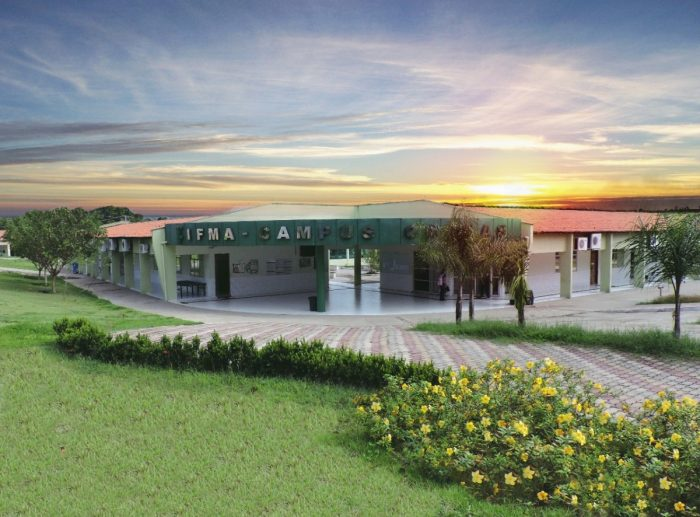
#> input picture images/ifma-caxias.jpg, 700 x 517 px
$ python restore.py
#> lines starting #> are read from the running program, lines starting #| are printed output that depends on the picture; after the words box and inside, x2 and y2 are one past the last pixel; in counts of white or black regions, pixels touching at a corner belong together; pictures that were not available may be replaced by others from this repository, and a replacement may not be noted
import cv2

back = cv2.imread('../images/ifma-caxias.jpg')
#> back is the input picture: shape (517, 700, 3); mean B, G, R 122.3, 142.2, 134.9
fore = cv2.imread('../images/logo-if.jpg')
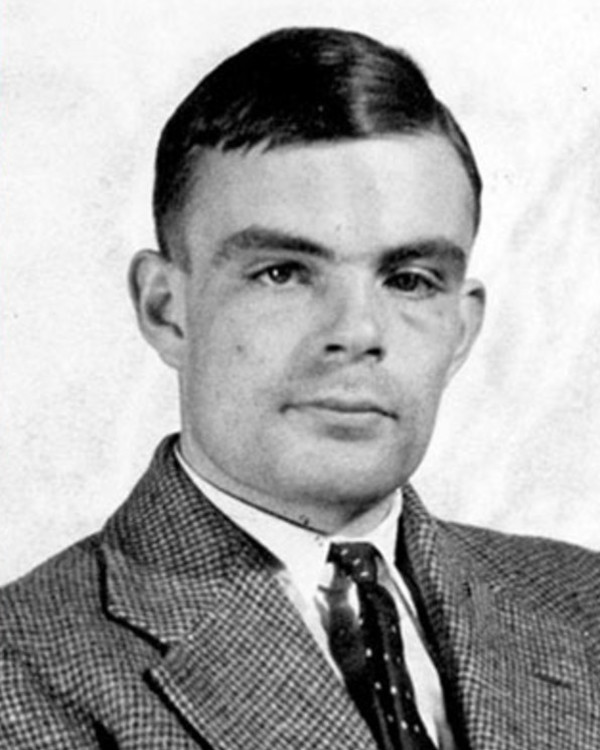
#> input picture images/face.jpg, 600 x 750 px, given in place of logo-if.jpg, which was not available
#> fore is the input picture: shape (750, 600, 3); mean B, G, R 168.1, 168.1, 168.1

fore = cv2.resize(fore, (200,100), interpolation=cv2.INTER_AREA)
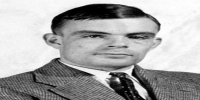
#> fore: shape (100, 200, 3); mean B, G, R 168.1, 168.1, 168.1

rows, cols, channels = fore.shape
#> rows = 100; cols = 200; channels = 3
interesse = back[0:rows, 0:cols]
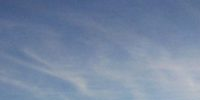
#> interesse: shape (100, 200, 3); mean B, G, R 163.3, 135.7, 117.7
fore_gray = cv2.cvtColor(fore, cv2.COLOR_BGR2GRAY)
ret, mask_inv = cv2.threshold(fore_gray, 125, 255, cv2.THRESH_BINARY)
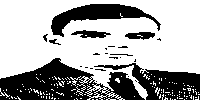
#> mask_inv: shape (100, 200); 66.1% white; 26 black regions (18 under 20 px), largest, box (x1, y1, x2, y2) and area: (0, 58, 145, 100) 3247, (94, 63, 200, 100) 1647, (51, 4, 161, 37) 1363
mask = cv2.bitwise_not(mask_inv)
background = cv2.bitwise_and(interesse, interesse, mask = mask_inv)
foreground = cv2.bitwise_and(fore, fore, mask = mask)
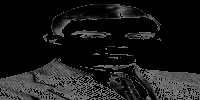
#> foreground: shape (100, 200, 3); mean B, G, R 25.2, 25.2, 25.2
output = cv2.add(background, foreground)
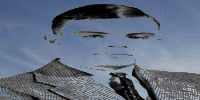
#> output: shape (100, 200, 3); mean B, G, R 130.8, 111.4, 99.4
back [0:rows, 0:cols ] = output

telea = cv2.inpaint(output, mask, 3, cv2.INPAINT_TELEA)
ns = cv2.inpaint(output, mask, 3, cv2.INPAINT_NS)
back[0:rows, 0:cols ] = telea
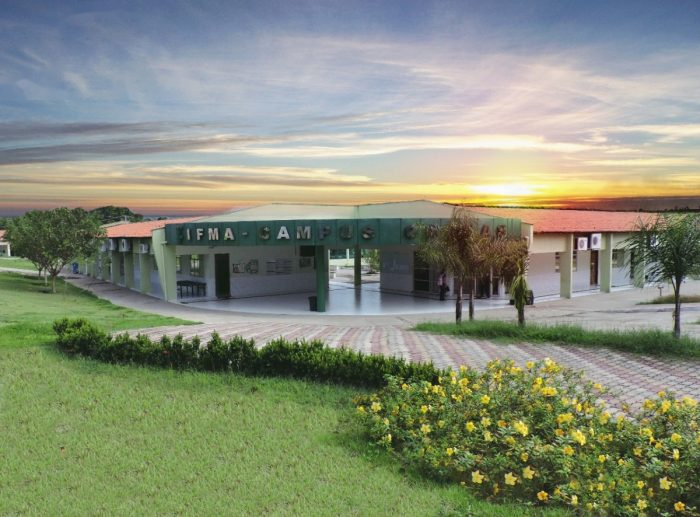
#> back: shape (517, 700, 3); mean B, G, R 122.3, 142.3, 134.9
cv2.imshow('TELEA', telea)
cv2.imshow('resTELEA', back)
back[0:rows, 0:cols ] = ns
#> back: shape (517, 700, 3); 1.81% of pixels changed, all inside (x1, y1, x2, y2) = (0, 4, 200, 100)
cv2.imshow('NS', ns)
cv2.imshow('resNS', back)

cv2.waitKey(0)
cv2.destroyAllWindows()
